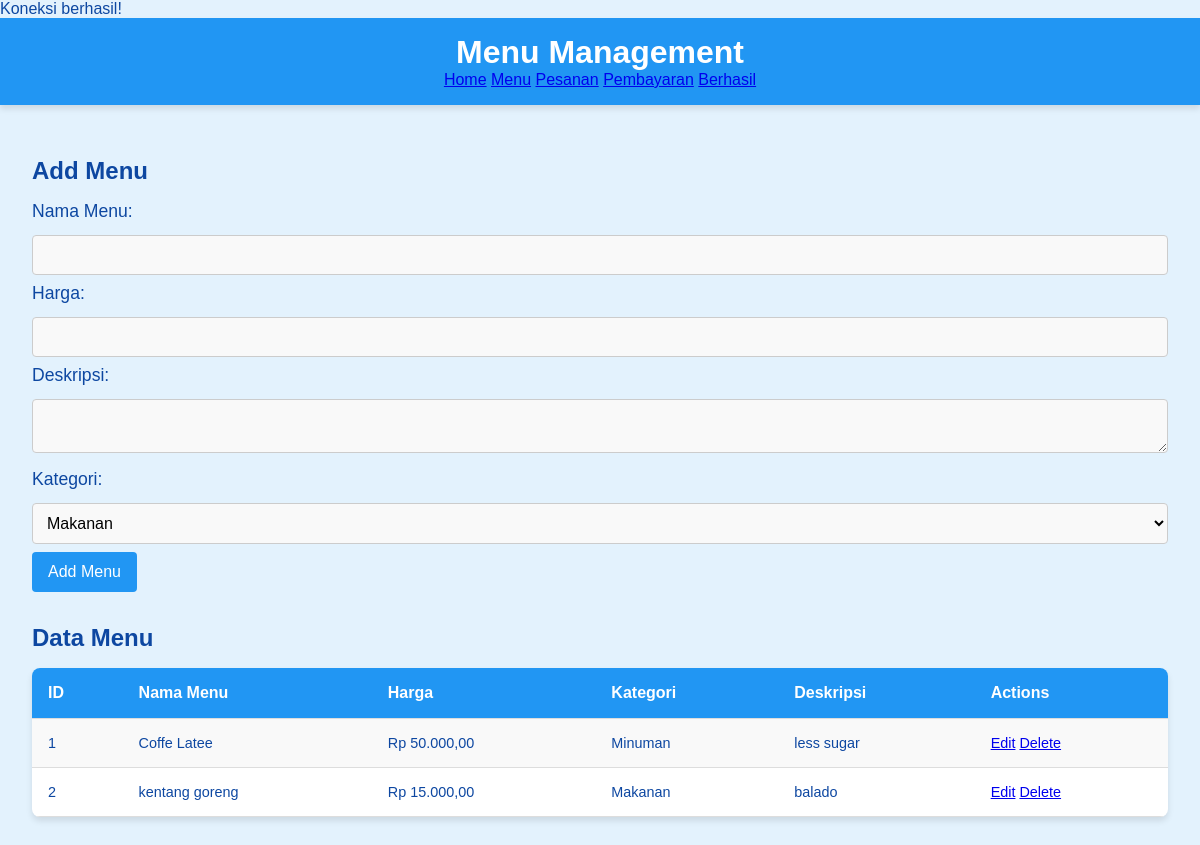
Page /menu.php on the committed database.
### tables this page shows
CREATE TABLE `menu` (
  `Menu_ID` int(11) NOT NULL,
  `Nama_Menu` varchar(100) DEFAULT NULL,
  `Harga` decimal(10,2) DEFAULT NULL,
  `Deskripsi` text DEFAULT NULL,
  `Kategori` varchar(50) DEFAULT NULL
);

### menu.php (the view, shortened to what this page needs)
<?php
require 'config.php';
?>
<!DOCTYPE html>
<html lang="en">
<head>
    <link rel="stylesheet" href="style.css">
</head>
<body>
    <header>
        <h1>Menu Management</h1>
        <nav>
            <a href="index.php" class="btn">Home</a>
            <a href="menu.php" class="btn">Menu</a>
            <a href="pesanan.php" class="btn">Pesanan</a>
            <a href="pembayaran.php" class="btn">Pembayaran</a>
            <a href="pembayaran_terbayar.php" class="btn">Berhasil</a>
        </nav>
    </header>
    <main>
        <section>
            <h2>Add Menu</h2>
            <form method="POST" action="">
                <label for="nama_menu">Nama Menu:</label>
                <input type="text" id="nama_menu" name="nama_menu" required><br>
                <label for="harga">Harga:</label>
                <input type="number" id="harga" name="harga" required><br>
                <label for="deskripsi">Deskripsi:</label>
                <textarea id="deskripsi" name="deskripsi" required></textarea><br>
                <label for="kategori">Kategori:</label>
                <select id="kategori" name="kategori" required>
                    <option value="Makanan">Makanan</option>
                </select><br>
                <button type="submit" name="add_menu">Add Menu</button>
            </form>
        </section>
        <section>
            <h2>Data Menu</h2>
            <table>
                <thead>
                    <tr>
                        <th>ID</th>
                        <th>Nama Menu</th>
                        <th>Harga</th>
                        <th>Kategori</th>
                        <th>Deskripsi</th>
                        <th>Actions</th>
                    </tr>
                </thead>
                <tbody>
                    <?php
                    $sql = "SELECT * FROM Menu";
                    $result = $conn->query($sql);
                    if ($result->num_rows > 0) {
                        while ($row = $result->fetch_assoc()) {
                            echo "<tr>
                                <td>{$row['Menu_ID']}</td>
                                <td>{$row['Nama_Menu']}</td>
                                <td>Rp " . number_format($row['Harga'], 2, ',', '.') . "</td>
                                <td>{$row['Kategori']}</td>
                                <td>{$row['Deskripsi']}</td>
                                <td>
                                    <a href=\"?edit_id={$row['Menu_ID']}\" class=\"btn\">Edit</a>
                                    <a href=\"?delete_id={$row['Menu_ID']}\" class=\"btn\" onclick=\"return confirm('Are you sure you want to delete this menu item?')\">Delete</a>
                                </td>
                            </tr>";
                        }
                    } else {
                        echo "<tr><td colspan='6'>No data available</td></tr>";
                    }
                    ?>
                </tbody>
            </table>
        </section>
    </main>
</body>
</html>

### style.css (style rules this page uses)
body { font-family: 'Arial', sans-serif; margin: 0; padding: 0; background-color: #e3f2fd; color: #0d47a1; }
header { background-color: #2196f3; color: white; padding: 1rem 0; text-align: center; box-shadow: 0px 4px 6px rgba(0, 0, 0, 0.1); }
header h1 { margin: 0; font-size: 2rem; }
main { padding: 2rem; }
section { margin-bottom: 2rem; }
section h2 { font-size: 1.5rem; margin-bottom: 1rem; }
table { width: 100%; border-collapse: collapse; margin-bottom: 1rem; background: white; box-shadow: 0px 4px 6px rgba(0, 0, 0, 0.1); border-radius: 8px; overflow: hidden; }
table thead { background-color: #2196f3; color: white; }
table th, table td { padding: 1rem; text-align: left; border-bottom: 1px solid #ddd; }
table tbody tr:nth-child(odd) { background-color: #f9f9f9; }
table td { font-size: 0.9rem; }
form { margin-bottom: 1rem; }
form input, form textarea { padding: 0.5rem; margin-bottom: 1rem; width: 100%; border-radius: 4px; border: 1px solid #ccc; }
form button { padding: 0.7rem 1rem; background-color: #2196f3; color: white; border: none; border-radius: 4px; cursor: pointer; }
select { width: 100%; padding: 10px; margin: 8px 0; font-size: 1rem; border: 1px solid #ccc; border-radius: 4px; background-color: #f9f9f9; }
label { font-size: 1.1rem; margin-bottom: 5px; display: inline-block; }
input[type="text"], input[type="number"], textarea { width: 100%; padding: 10px; margin: 8px 0; font-size: 1rem; border: 1px solid #ccc; border-radius: 4px; background-color: #f9f9f9; }
textarea { resize: vertical; }
button { background-color: #2196f3; color: white; padding: 10px 20px; font-size: 1rem; border: none; border-radius: 4px; cursor: pointer; }

### rows in the picture
menu: Menu_ID "1", Nama_Menu "Coffe Latee", Harga "50.000,00", Kategori "Minuman", Deskripsi "less sugar"
menu: Menu_ID "2", Nama_Menu "kentang goreng", Harga "15.000,00", Kategori "Makanan", Deskripsi "balado"
